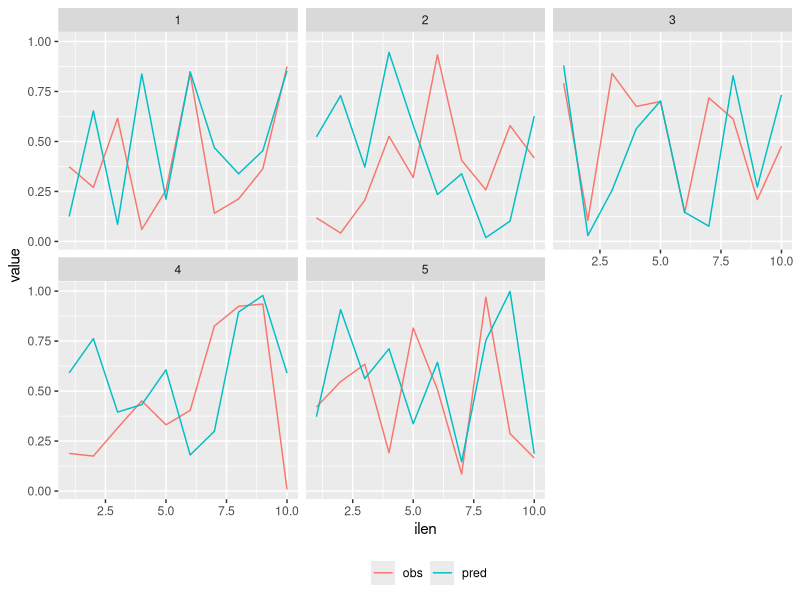

Here is the R script that generated this plot:
## ---- chunk 1
library(tidyverse)
## ---- chunk 2
mydata <- tibble(year = rep(1:5, each = 10),
                 pred_value = runif(50),
                 obs_value = runif(50),
                 ilen = rep(1:10,5))
mydata
## ---- chunk 3
long_data <- mydata %>% 
  pivot_longer(cols = c("pred_value","obs_value"),
               names_to = c("type","junk"),names_sep = "_") %>% 
  select(-junk)
long_data
## ---- chunk 4
long_data %>% 
  ggplot() +
  aes(x=ilen, y = value, col = type) +
  geom_line() +
  #geom_line(aes(x=ilen, y=obs_value), col="green") +
  facet_wrap(~year) +
  theme(legend.position = "bottom") +
  labs(col="") +
  guides(col = guide_legend(nrow = 1))
